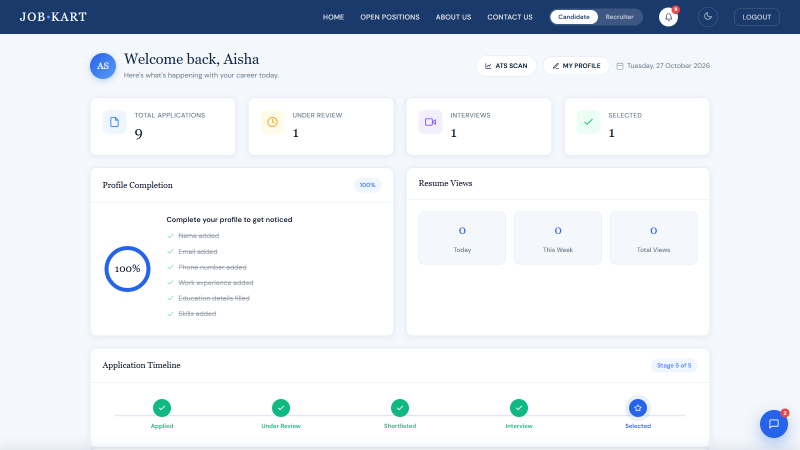
#> input picture ppt-assets/18-candidate-dash-v2.png, 1600 x 900 px (shown at 1/2 size); its folder holds 6 pictures in this run
$ python build_ppt.py
#> lines starting #> are read from the running program, lines starting #| are printed output that depends on the picture
# -*- coding: utf-8 -*-
"""JOB-KART academic presentation generator (16:9, 10 slides)."""
import os
from pptx import Presentation
from pptx.util import Inches, Pt, Emu
from pptx.dml.color import RGBColor
from pptx.enum.text import PP_ALIGN, MSO_ANCHOR
from pptx.enum.shapes import MSO_SHAPE
from pptx.oxml.ns import qn
from PIL import Image

ASSETS = os.path.abspath(os.path.join(os.path.dirname(__file__), "..", "ppt-assets"))
CROPS = os.path.join(ASSETS, "crops")
OUT = os.environ.get("PPT_OUT") or os.path.abspath(os.path.join(os.path.dirname(__file__), "..", "JOB-KART-Presentation.pptx"))
os.makedirs(CROPS, exist_ok=True)

# ---------- wide crops (browser-style band from each screenshot) ----------
def crop(src, dst, anchor="top", y0=0):
#> called with src = '18-candidate-dash-v2.png', dst = 's3-candidate.png', anchor = 'top', y0 = 0
    im = Image.open(os.path.join(ASSETS, src))
#> im is the input picture: PIL image 1600x900 RGB; mean R, G, B 230, 234.6, 240.6
    w, h = im.size
#> w = 1600; h = 900
    th = int(w / 2.6)  # target aspect 2.6:1
#> th = 615
    if anchor == "top":
        box = (0, 0, w, min(th, h))
#> box = (0, 0, 1600, 615)
    else:
        y0 = min(y0, h - th)
        box = (0, max(0, y0), w, max(0, y0) + th)
    im.crop(box).save(os.path.join(CROPS, dst))
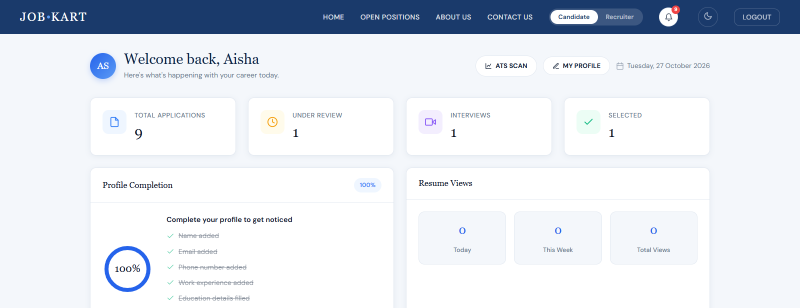
#> saved as s3-candidate.png: PIL image 1600x615 RGB (shown at 1/2 size); mean R, G, B 222.9, 228.1, 235.8

crop("18-candidate-dash-v2.png",    "s3-candidate.png")
crop("19-recruiter-dash-v4.png",      "s3-recruiter.png")
#> call 2 of crop, with src = '19-recruiter-dash-v4.png', dst = 's3-recruiter.png', anchor = 'top', y0 = 0
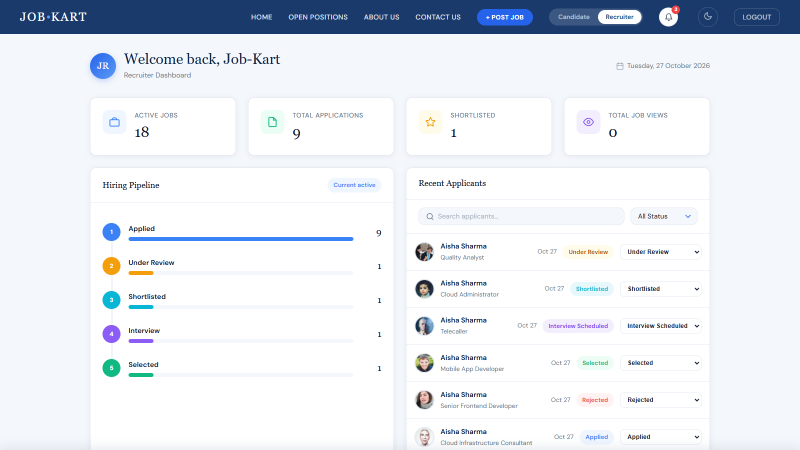
#> input picture ppt-assets/19-recruiter-dash-v4.png, 1600 x 900 px (shown at 1/2 size)
#> in crop, im is the input picture: PIL image 1600x900 RGB; mean R, G, B 229.7, 233.9, 240.1
#> in crop (call 2), `im.crop(box).save(os.path.join(CROPS, dst))`:
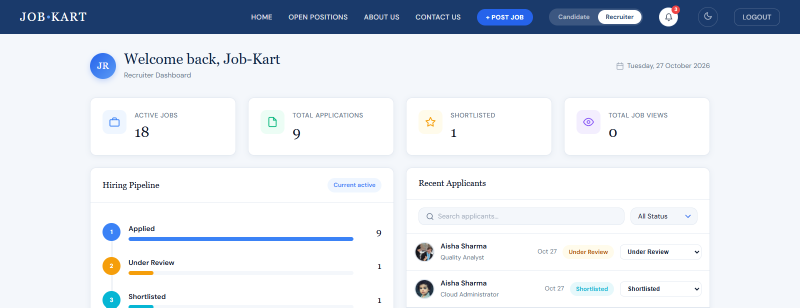
#> saved as s3-recruiter.png: PIL image 1600x615 RGB (shown at 1/2 size); mean R, G, B 221.9, 227.4, 235.5
crop("06-job-details.png",           "s4-details.png")
#> (the run stopped early here; a loop or call above may not have finished)
